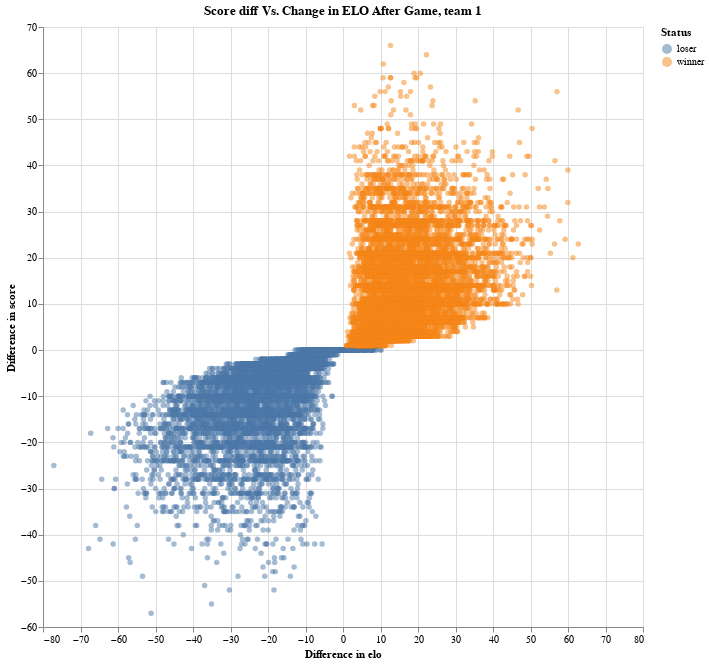

Notebook cell for this chart:
### Code cell
alt.data_transformers.disable_max_rows()

chart = alt.Chart(elo_data).mark_circle(opacity = 0.5).encode(
        alt.X('diff_in_elo:Q', title = 'Difference in elo'),
        alt.Y('diff_in_score:Q', title = 'Difference in score'),
        alt.Color('Status')).properties(
            title = 'Score diff Vs. Change in ELO After Game, team 1',
            height = 600,
            width = 600)

chart

### Figure 1 — Vega-Lite specification as saved in the notebook (floating-point values rounded to 4 significant figures; data arrays with more than 128 entries replaced by an {"elided": "..."} marker saying what was removed)
{"$schema": "https://vega.github.io/schema/vega-lite/v3.4.0.json", "config": {"mark": {"tooltip": null}, "view": {"height": 300, "width": 400}}, "data": {"name": "data-5ed8e24a7a6fcf4d686d9e45fa8f5d4b"}, "datasets": {"data-5ed8e24a7a6fcf4d686d9e45fa8f5d4b": {"elided": "15964 records"}}, "encoding": {"color": {"field": "Status", "type": "nominal"}, "x": {"field": "diff_in_elo", "title": "Difference in elo", "type": "quantitative"}, "y": {"field": "diff_in_score", "title": "Difference in score", "type": "quantitative"}}, "height": 600, "mark": {"opacity": 0.5, "type": "circle"}, "title": "Score diff Vs. Change in ELO After Game, team 1", "width": 600}
